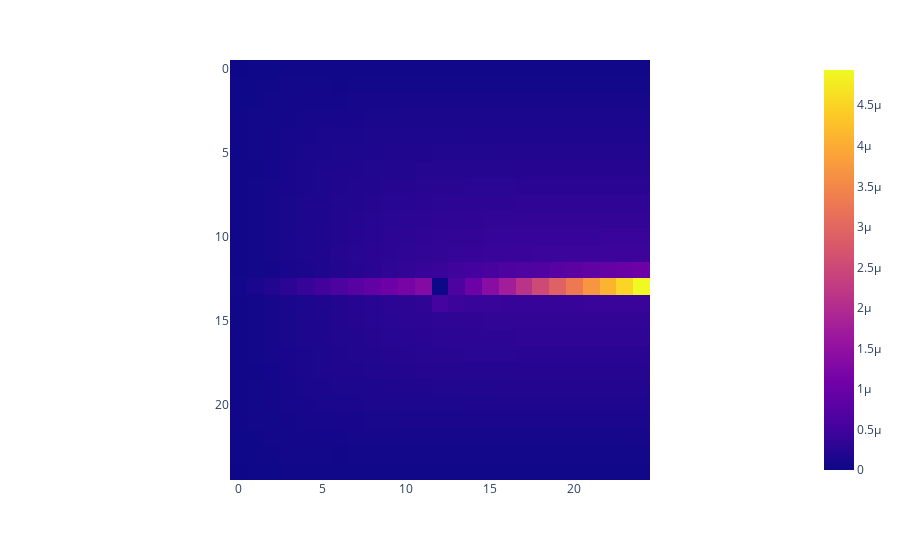

Write notebook code for a chart like this one.
### Code cell
import plotly.express as px


pressure = pf.read_pfb("./test_output/draining/tilted_v_with_reservoir.out.press.00009.pfb")
# pressure = pf.read_pfb("/Users/ben/Documents/GitHub/reservoir_test_cases/test_cases/idealized/test_output/filling/tilted_v_with_reservoir_initial_pressure.pfb")

px.imshow(pressure[0])

### Figure 1 — Plotly figure (JSON) as saved in the notebook; plotly's stock layout.template omitted (floating-point values rounded to 4 significant figures; data arrays with more than 128 entries replaced by an {"elided": "..."} marker saying what was removed)
{"data": [{"coloraxis": "coloraxis", "hovertemplate": "x: %{x}<br>y: %{y}<br>color: %{z}<extra></extra>", "name": "0", "type": "heatmap", "xaxis": "x", "yaxis": "y", "z": {"elided": "25x25 float values"}}], "layout": {"coloraxis": {"colorscale": [[0, "#0d0887"], [0.1111, "#46039f"], [0.2222, "#7201a8"], [0.3333, "#9c179e"], [0.4444, "#bd3786"], [0.5556, "#d8576b"], [0.6667, "#ed7953"], [0.7778, "#fb9f3a"], [0.8889, "#fdca26"], [1, "#f0f921"]]}, "margin": {"t": 60}, "xaxis": {"anchor": "y", "constrain": "domain", "domain": [0, 1], "scaleanchor": "y"}, "yaxis": {"anchor": "x", "autorange": "reversed", "constrain": "domain", "domain": [0, 1]}}}
